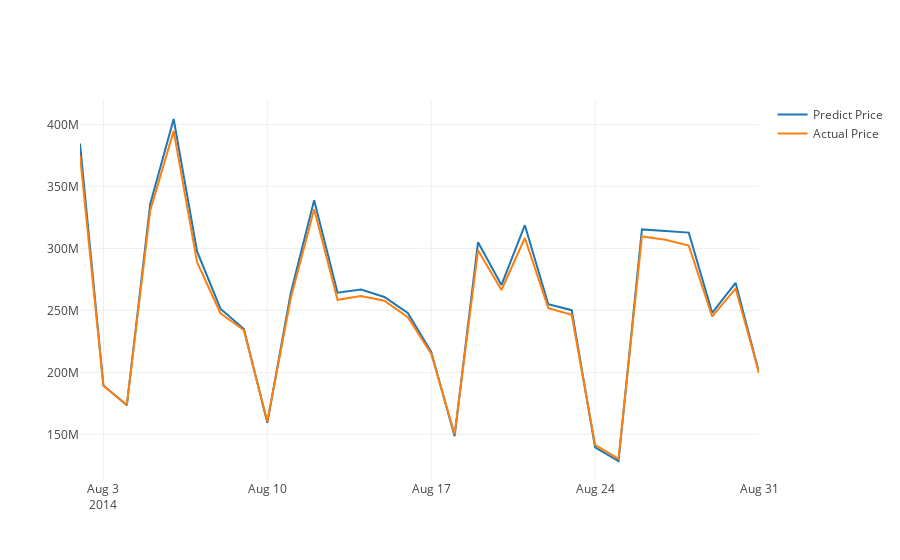

Notebook cell for this chart:
### Code cell
# Plot predicted and actual line graph with X=dates, Y=RMB
actual_chart = go.Scatter(x=predictDates, y=testY_reshape_scale, name= 'Actual Price')
predict_chart = go.Scatter(x=predictDates, y=yhat_reshape_scale, name= 'Predict Price')

py.iplot([predict_chart, actual_chart])
